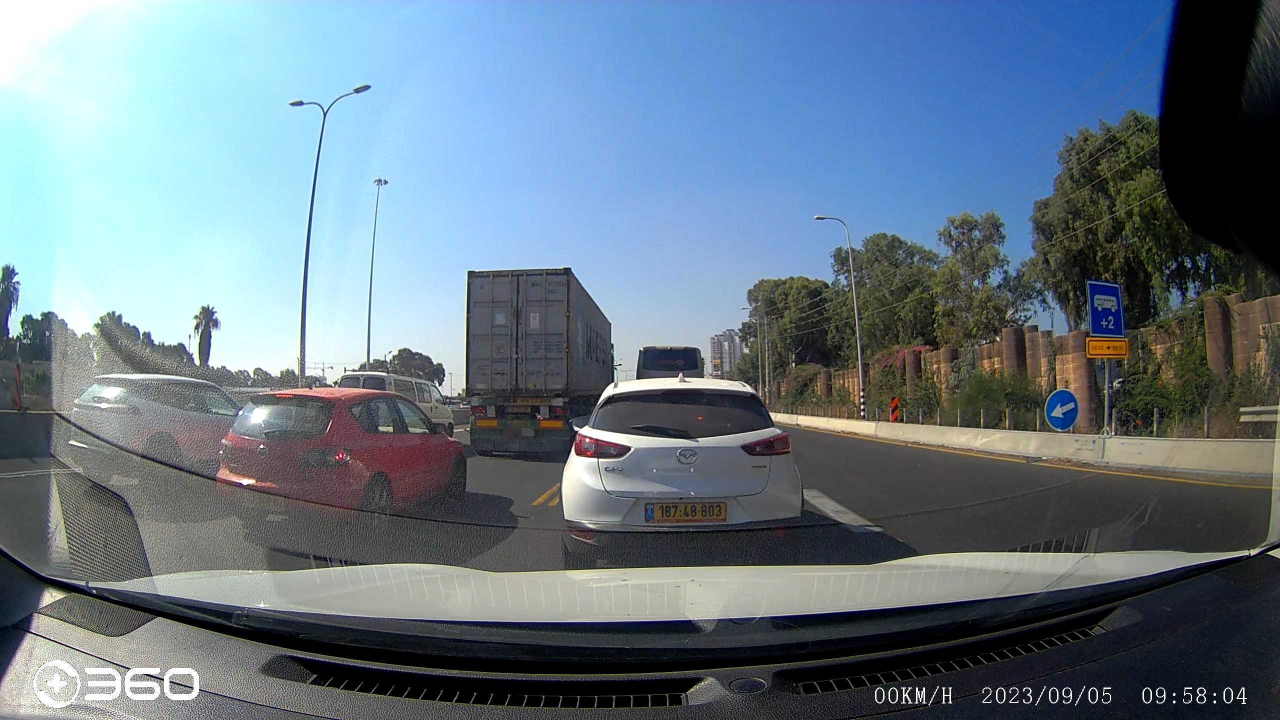
#> input picture imgs/car1.jpg, 2560 x 1440 px, found by its file name (shown at 1/2 size)
$ python main1_20230905232323.py
#> lines starting #> are read from the running program, lines starting #| are printed output that depends on the picture
from easyocr import Reader
import cv2

# load the image and resize it
image = cv2.imread("imgs/car1.jpg")
#> image is the input picture: shape (1440, 2560, 3); mean B, G, R 134.2, 121.1, 103.7

image = image[80:280, 150:330]
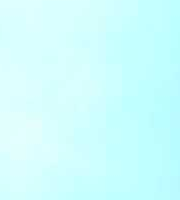
#> image: shape (200, 180, 3); mean B, G, R 254.5, 254.6, 206.1
cv2.imshow("hello", image)


# convert the input image to grayscale,
# blur it, and detect the edges
gray = cv2.cvtColor(image, cv2.COLOR_BGR2GRAY)
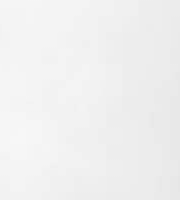
#> gray: shape (200, 180); min 230, max 247, mean 240.1
blur = cv2.GaussianBlur(gray, (5,5), 0)
edged = cv2.Canny(blur, 10, 200)
#> edged: shape (200, 180); every value is 0
cv2.imshow('Canny', edged)
cv2.waitKey(0)
cv2.destroyAllWindows()

# find the contours, sort them, and keep only the 5 largest ones
contours, _ = cv2.findContours(edged, cv2.RETR_TREE, cv2.CHAIN_APPROX_SIMPLE)
#> contours = []
contours = sorted(contours, key = cv2.contourArea, reverse = True)[:5]

# loop over the contours
for c in contours:
    # approximate each contour
    peri = cv2.arcLength(c, True)
    approx = cv2.approxPolyDP(c, 0.02 * peri, True)
    # if the contour has 4 points, we can say
    # that we have found our license plate
    if len(approx) == 4:
        n_plate_cnt = approx
        break
#> this loop made 0 passes

# get the bounding box of the contour and
# extract the license plate from the image
#> (the run stopped early here; a loop or call above may not have finished)
